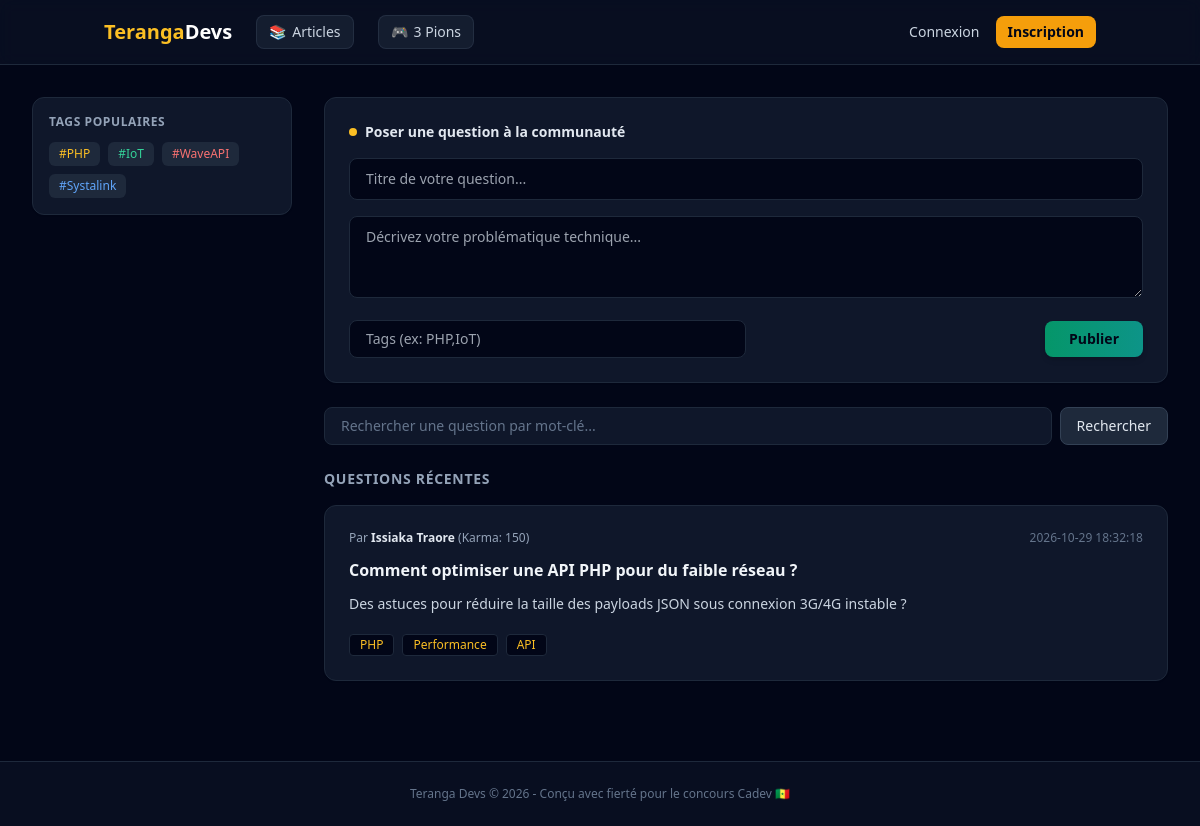
The page / on the database its author committed.
### tables this page shows
CREATE TABLE IF NOT EXISTS questions (
    id INT AUTO_INCREMENT PRIMARY KEY,
    user_id INT NOT NULL,
    titre VARCHAR(255) NOT NULL,
    contenu TEXT NOT NULL,
    tags VARCHAR(255) NOT NULL,
    date_creation DATETIME DEFAULT CURRENT_TIMESTAMP,
    CONSTRAINT fk_question_user FOREIGN KEY (user_id) REFERENCES users(id) ON DELETE CASCADE
);

CREATE TABLE IF NOT EXISTS users (
    id INT AUTO_INCREMENT PRIMARY KEY,
    nom VARCHAR(100) NOT NULL,
    prenom VARCHAR(100) NOT NULL,
    email VARCHAR(150) NOT NULL UNIQUE,
    mot_de_passe VARCHAR(255) NOT NULL,
    reputation INT DEFAULT 0,
    date_creation DATETIME DEFAULT CURRENT_TIMESTAMP
);

### index.php (the view, shortened to what this page needs)
<?php
require_once 'includes/header.php';
$tagFilter = $_GET['tag'] ?? null;
$searchQuery = $_GET['search'] ?? null;
try {
    if ($tagFilter) {
        $stmt = $pdo->prepare("SELECT q.*, u.nom, u.prenom, u.reputation FROM questions q JOIN users u ON q.user_id = u.id WHERE q.tags LIKE ? ORDER BY q.date_creation DESC");
        $stmt->execute(["%$tagFilter%"]);
    } elseif ($searchQuery) {
        $stmt = $pdo->prepare("SELECT q.*, u.nom, u.prenom, u.reputation FROM questions q JOIN users u ON q.user_id = u.id WHERE q.titre LIKE ? OR q.contenu LIKE ? ORDER BY q.date_creation DESC");
        $stmt->execute(["%$searchQuery%", "%$searchQuery%"]);
    } else {
        $stmt = $pdo->query("SELECT q.*, u.nom, u.prenom, u.reputation FROM questions q JOIN users u ON q.user_id = u.id ORDER BY q.date_creation DESC");
    }
    $questions = $stmt->fetchAll();
} catch (Exception $e) {
    $questions = [];
}
?>
<main class="max-w-7xl mx-auto px-4 sm:px-6 lg:px-8 py-8 flex-grow w-full grid grid-cols-1 lg:grid-cols-4 gap-8">
      <div class="bg-slate-900 border border-slate-800 rounded-xl p-4 shadow-sm h-fit">
        <h3 class="text-xs font-semibold uppercase tracking-wider text-slate-400 mb-3">Tags Populaires</h3>
        <div class="flex flex-wrap gap-2">
            <a href="index.php?tag=PHP" class="text-xs bg-slate-800 hover:bg-slate-700 text-amber-400 px-2.5 py-1 rounded-md transition">#PHP</a>
            <a href="index.php?tag=IoT" class="text-xs bg-slate-800 hover:bg-slate-700 text-emerald-400 px-2.5 py-1 rounded-md transition">#IoT</a>
            <a href="index.php?tag=WaveAPI" class="text-xs bg-slate-800 hover:bg-slate-700 text-red-400 px-2.5 py-1 rounded-md transition">#WaveAPI</a>
            <a href="index.php?tag=Systalink" class="text-xs bg-slate-800 hover:bg-slate-700 text-blue-400 px-2.5 py-1 rounded-md transition">#Systalink</a>
        </div>
      </div>
      <section class="lg:col-span-3 space-y-6">
            <div class="bg-slate-900 border border-slate-800 rounded-xl p-6 shadow-sm">
                <h3 class="text-sm font-semibold text-slate-200 mb-4 flex items-center gap-2">
                    <span class="w-2 h-2 rounded-full bg-amber-400"></span> Poser une question à la communauté
                </h3>
                <form id="question-form" class="space-y-4">
                    <div>
                        <input type="text" id="titre" placeholder="Titre de votre question..." required
                            class="w-full bg-slate-950 border border-slate-800 rounded-lg px-4 py-2.5 text-sm text-slate-100 focus:outline-none focus:border-emerald-500">
                    </div>
                    <div>
                        <textarea id="contenu" rows="3" placeholder="Décrivez votre problématique technique..." required
                            class="w-full bg-slate-950 border border-slate-800 rounded-lg px-4 py-2.5 text-sm text-slate-100 focus:outline-none focus:border-emerald-500"></textarea>
                    </div>
                    <div class="flex justify-between items-center">
                        <input type="text" id="tags" placeholder="Tags (ex: PHP,IoT)" required
                            class="bg-slate-950 border border-slate-800 rounded-lg px-4 py-2 text-sm text-slate-100 w-1/2 focus:outline-none focus:border-emerald-500">
                        <button type="submit" class="bg-gradient-to-r from-emerald-600 to-teal-600 text-slate-950 font-bold px-6 py-2 rounded-lg text-sm transition shadow-md">
                            Publier
                        </button>
                    </div>
                </form>
            </div>
            <div class="space-y-4" id="questions-container">
                <form method="GET" action="index.php" class="flex gap-2">
                    <input type="text" name="search" value="<?= htmlspecialchars($searchQuery ?? '') ?>" placeholder="Rechercher une question par mot-clé..."
                        class="flex-grow bg-slate-900 border border-slate-800 rounded-lg px-4 py-2 text-sm text-slate-100 placeholder-slate-500 focus:outline-none focus:border-emerald-500">
                    <button type="submit" class="bg-slate-800 hover:bg-slate-700 text-slate-200 px-4 py-2 rounded-lg text-sm transition border border-slate-700">
                        Rechercher
                    </button>
                </form>
                <h3 class="text-sm font-semibold uppercase tracking-wider text-slate-400 pt-2">Questions Récentes</h3>
                <?php if (empty($questions)): ?>
                    <p class="text-slate-500 text-sm bg-slate-900/40 p-4 rounded-xl border border-slate-800/80">Aucune question ne correspond à votre recherche.</p>
                <?php else: ?>
                    <?php foreach ($questions as $q): ?>
                        <div class="bg-slate-900 border border-slate-800 rounded-xl p-6 shadow-sm hover:border-slate-700 transition space-y-3">
                            <div class="flex items-center justify-between">
                                <span class="text-xs text-slate-400">Par <strong class="text-slate-200"><?= htmlspecialchars($q['prenom'] . ' ' . $q['nom']) ?></strong> (Karma: <?= $q['reputation'] ?>)</span>
                                <span class="text-xs text-slate-500"><?= $q['date_creation'] ?></span>
                            </div>
                           <h4 class="text-base font-bold text-slate-100">
                               <a href="question.php?id=<?= $q['id'] ?>" class="hover:text-amber-400 transition">
                                    <?= htmlspecialchars($q['titre']) ?>
                                </a>
                            </h4>
                            <p class="text-sm text-slate-300"><?= nl2br(htmlspecialchars($q['contenu'])) ?></p>
                            <div class="flex flex-wrap gap-2 pt-2">
                                <?php foreach (explode(',', $q['tags']) as $tag): ?>
                                    <span class="text-xs bg-slate-950 text-amber-400 px-2.5 py-0.5 rounded border border-slate-800"><?= trim($tag) ?></span>
                                <?php endforeach; ?>
                            </div>
                        </div>
                    <?php endforeach; ?>
                <?php endif; ?>
            </div>
      </section>
</main>
<?php
require_once 'includes/footer.php';
?>

### includes/header.php (shortened to what this page needs)
<?php
$userPrenom = '';
?>
<!DOCTYPE html>
<html lang="fr" class="dark">
<head>
    <script src="https://cdn.tailwindcss.com"></script>
</head>
<body class="bg-slate-950 text-slate-100 font-sans min-h-screen flex flex-col justify-between">
    <nav class="border-b border-slate-800 bg-slate-900/50 backdrop-blur sticky top-0 z-50">
        <div class="max-w-5xl mx-auto px-4 h-16 flex items-center justify-between">
            <div class="flex items-center space-x-6">
                <a href="index.php" class="font-bold text-xl text-amber-400">Teranga<span class="text-white">Devs</span></a>
                <a href="articles.php" class="text-sm bg-slate-800/60 hover:bg-slate-800 text-slate-300 hover:text-white px-3 py-1.5 rounded-lg border border-slate-700/50 transition flex items-center gap-1.5">
                    <span>📚</span> Articles
                </a>
                <a href="game.php" class="text-sm bg-slate-800/60 hover:bg-slate-800 text-slate-300 hover:text-white px-3 py-1.5 rounded-lg border border-slate-700/50 transition flex items-center gap-1.5">
                    <span>🎮</span> 3 Pions
                </a>
            </div>
            <div class="flex items-center space-x-4">
                <?php if (isset($_SESSION['user_id'])): ?>
                    <span class="text-xs text-slate-300 hidden sm:inline">
                        Bonjour, <strong class="text-amber-400"><?= htmlspecialchars($userPrenom) ?></strong> 👋
                    </span>
                    <a href="profile.php" class="text-sm bg-slate-800 hover:bg-slate-700 text-slate-200 px-3 py-1.5 rounded-lg transition flex items-center gap-1.5">
                        <span>👤</span> Mon Profil
                    </a>
                    <span class="text-slate-400 text-sm hidden md:inline">|</span>
                    <a href="logout.php" class="text-sm bg-red-600/20 text-red-400 hover:bg-red-600/30 px-3 py-1.5 rounded-lg transition">Déconnexion</a>
                <?php else: ?>
                    <a href="login.php" class="text-sm text-slate-300 hover:text-white transition">Connexion</a>
                    <a href="register.php" class="text-sm bg-amber-500 hover:bg-amber-400 text-slate-950 font-semibold px-3 py-1.5 rounded-lg transition">Inscription</a>
                <?php endif; ?>
            </div>
        </div>
    </nav>

### includes/footer.php (shortened to what this page needs)
    <footer class="border-t border-slate-800 bg-slate-900/50 py-6 text-center text-xs text-slate-500 mt-12">
        <p>Teranga Devs &copy; 2026 - Conçu avec fierté pour le concours Cadev 🇸🇳</p>
    </footer>
</body>
</html>

### rows shown on the page
questions: user.nom "Issiaka Traore", user.reputation "150", date_creation "2026-10-29 18:32:18", titre "Comment optimiser une API PHP pour du faible réseau ?", contenu "Des astuces pour réduire la taille des payloads JSON sous connexion 3G/4G instable ?", tags "PHP", tags "Performance", tags "API"
